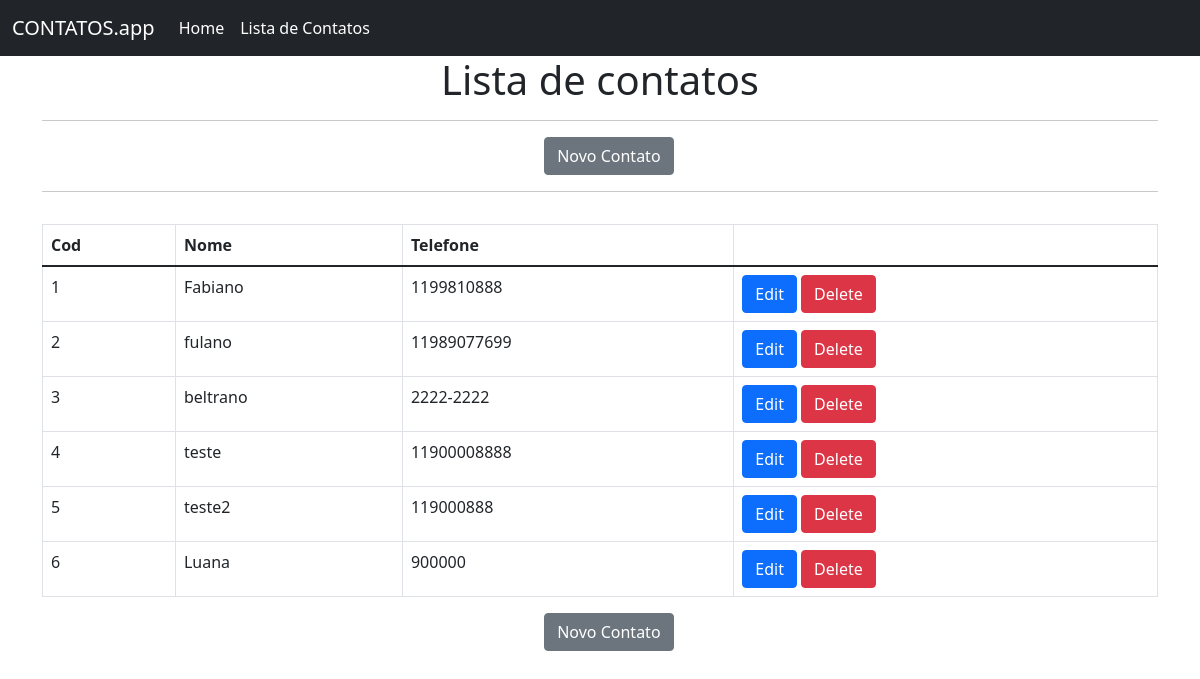
The app's page /lista, older data.
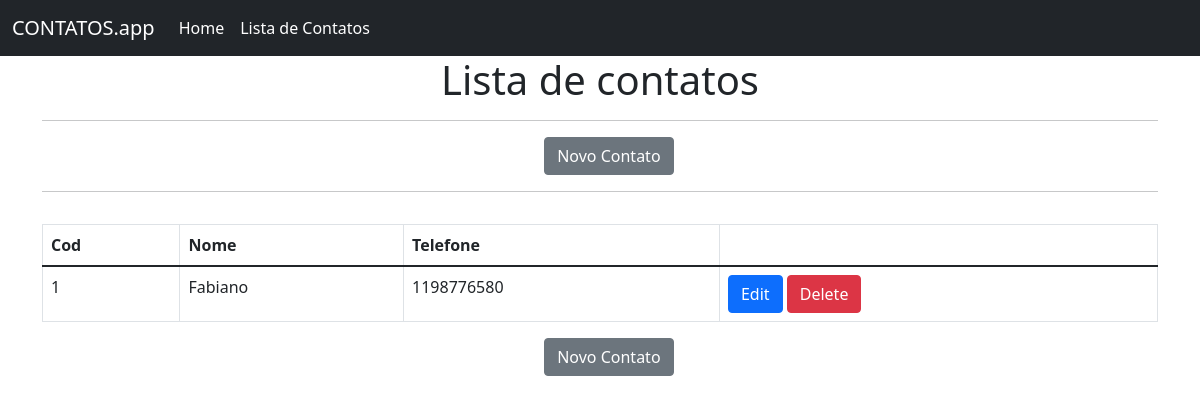
The same page, newer data.
### app.py (models this page shows, shortened)
class contatos(db.Model):
    id = db.Column(db.Integer, primary_key=True)
    nome = db.Column(db.String(50))
    telefone = db.Column(db.Integer)

### app.py (the view)
@app.route('/lista')
def lista():
    return render_template('lista.html', contatos=contatos.query.all())

### templates/lista.html (shortened to what this page needs)
{% extends 'menu.html' %}
{% block conteudo %}
<h1>Lista de contatos</h1>
<hr>
<a href="{{url_for('adiciona_contato')}}" id="btnnovo_contato" class="btn btn-secondary">Novo Contato</a>
<hr>
<table class="table">
    <table class="table table-bordered table-hover">
        <th scope="col">Cod</th>
        <th scope="col">Nome</th>
        <th scope="col">Telefone</th>
        <th scope="col"></th>
    <tbody>
{% for c in contatos %}
<tr>
    <td>{{c.id}}</td>
    <td>{{c.nome}}</td>
    <td>{{c.telefone}}</td>
    <td>
        <a href="{{c.id}}/atualiza_lista"><button type="button" class="btn btn-primary">Edit</button></a>
        <a href="{{c.id}}/exclui_contato"><button type="button" class="btn btn-danger">Delete</button></a>
    </td>
</tr>
{% endfor %}
    </tbody>
</table>
<a href="{{url_for('adiciona_contato')}}" id="btnnovo_contato" class="btn btn-secondary">Novo Contato</a>
{% endblock conteudo %}

### templates/menu.html (shortened to what this page needs)
<!DOCTYPE html>
<html>
<head>
	<link rel="stylesheet" href="https://cdn.jsdelivr.net/npm/bootstrap@5.1.3/dist/css/bootstrap.min.css">
	<link rel="stylesheet" type="text/css" href="{{ url_for('static', filename='css/style.css') }}">
</head>
<body>
	<nav class="navbar navbar-expand-lg navbar-dark bg-dark">
	  <div class="container-fluid">
	    <a class="navbar-brand" href="#">CONTATOS.app</a>
	    <div class="collapse navbar-collapse" id="navbarSupportedContent">
	      <ul class="navbar-nav me-auto mb-2 mb-lg-0">
	        <li class="nav-item">
	          <a class="nav-link active" aria-current="page" href="{{url_for('home')}}">Home</a>
	        </li>
			<li class="nav-item">
				<a class="nav-link active" aria-current="page" href="{{url_for('lista')}}">Lista de Contatos</a>
			  </li>
	    </div>
	  </div>
	</nav>
	<div class="container">
		{% block conteudo %}
		{% endblock conteudo %}
	</div>
</body>
</html>

### static/css/style.css (style rules this page uses)
h1 { text-align: center; }
#btnnovo_contato { margin-left: 45%; }

Row changes from the older to the newer data that the page shows:
removed contatos: id "2", nome "fulano", telefone "11989077699"
removed contatos: id "3", nome "beltrano", telefone "2222-2222"
removed contatos: id "4", nome "teste", telefone "11900008888"
removed contatos: id "5", nome "teste2", telefone "119000888"
removed contatos: id "6", nome "Luana", telefone "900000"
changed contatos "Fabiano": telefone "1199810888" → "1198776580"
